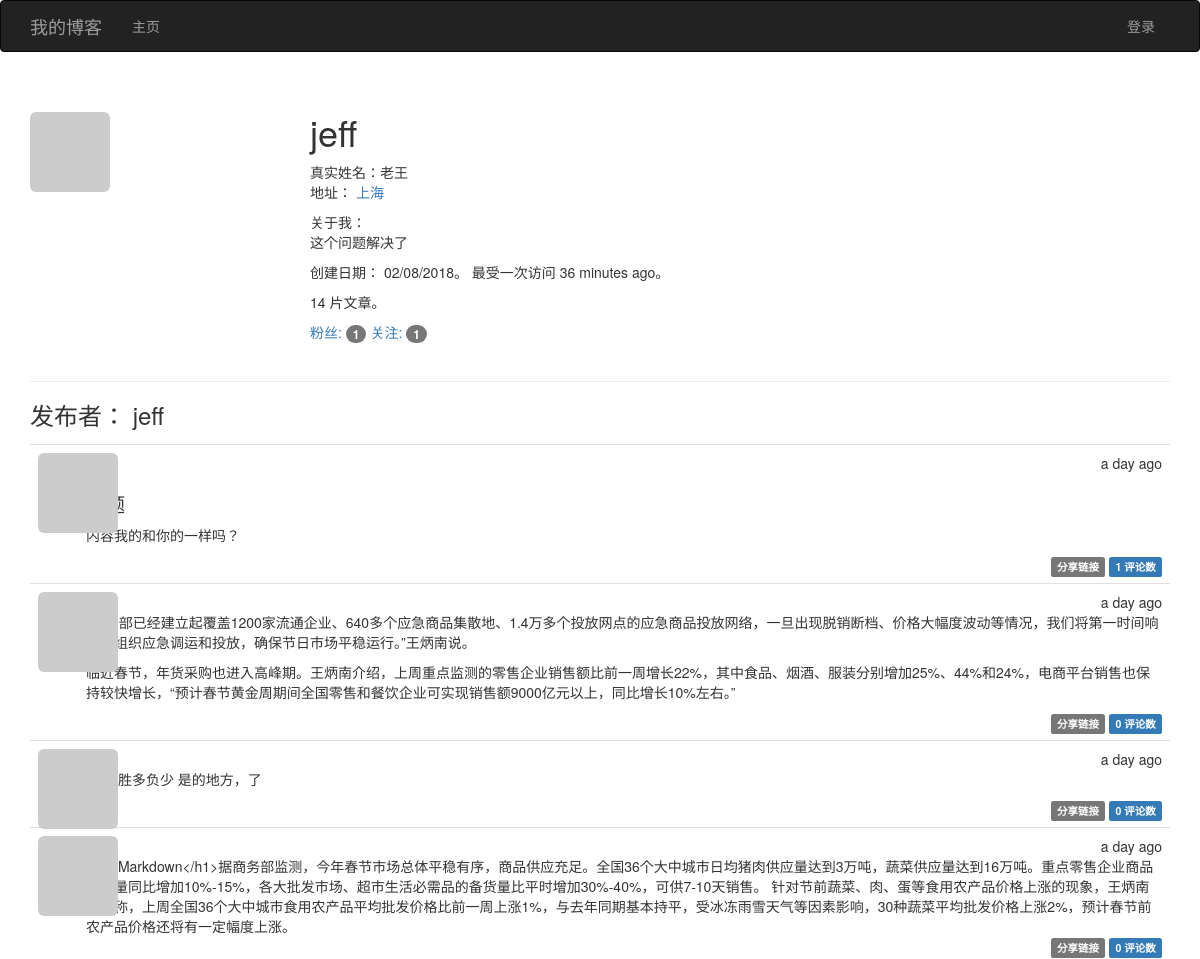
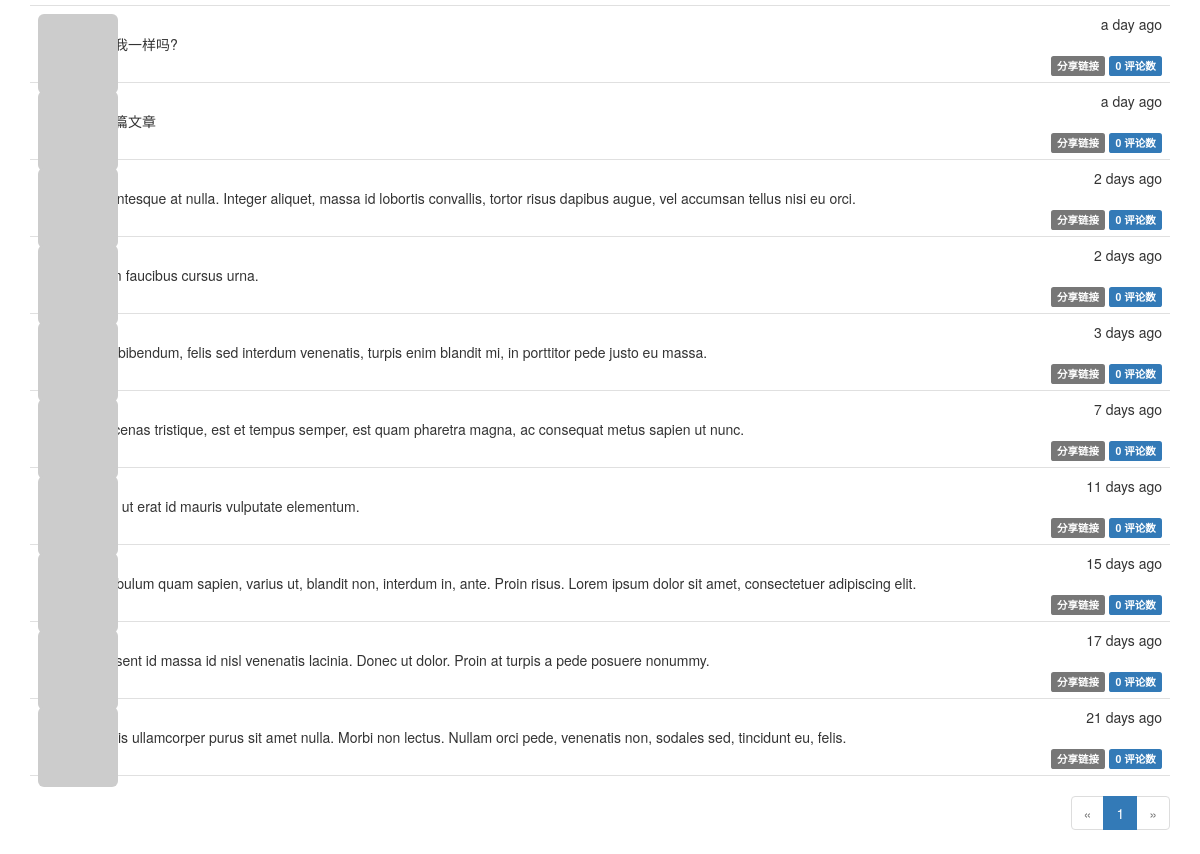
The page /user/jeff on the database its author committed (2 pictures, top to bottom).
### app/models.py (models this page shows, shortened)
class User(UserMixin, db.Model):
    __tablename__ = 'users'
    id = db.Column(db.Integer, primary_key=True)
    email = db.Column(db.String(64), unique=True, index=True)
    username = db.Column(db.String(64), unique=True, index=True)
    password_hash = db.Column(db.String(128))
    role_id = db.Column(db.Integer, db.ForeignKey('roles.id'))
    confirmed = db.Column(db.Boolean, default=False)
    avatar_hash = db.Column(db.String(32))
    name = db.Column(db.String(64))
    location = db.Column(db.String(64))
    about_me = db.Column(db.Text())
    member_since = db.Column(db.DateTime(), default=datetime.utcnow)
    last_seen = db.Column(db.DateTime(), default=datetime.utcnow)
    posts = db.relationship('Post', backref='author', lazy='dynamic')
    followers = db.relationship('Follow', foreign_keys=[Follow.followed_id],
                                backref=db.backref('followed', lazy='joined'), lazy='dynamic',
                                cascade='all, delete-orphan')
    followed = db.relationship('Follow', foreign_keys=[Follow.follower_id],
                               backref=db.backref('follower', lazy='joined'), lazy='dynamic',
                               cascade='all, delete-orphan')
    comments = db.relationship('Comment', backref='author', lazy='dynamic')
    @property
    def password(self):
        """password字段只能赋值，不能读取"""
        raise AttributeError('password is not readable attribute.')
    def gravatar_hash(self):
        return hashlib.md5(self.email.lower().encode('utf-8')).hexdigest()
    def gravatar(self, size=100, default='identicon', rating='g'):
        url = 'https://secure.gravatar.com/avatar'
        hash = self.avatar_hash or self.gravatar_hash()
        return '{url}/{hash}?s={size}&d={default}&r={rating}'.format(
            url=url, hash=hash, size=size, default=default, rating=rating)

class Post(db.Model):
    __tablename__ = 'posts'
    id = db.Column(db.Integer, primary_key=True)
    body = db.Column(db.Text)
    body_html = db.Column(db.Text)
    timestamp = db.Column(db.DateTime, index=True, default=datetime.utcnow)
    author_id = db.Column(db.Integer, db.ForeignKey('users.id'))
    comments = db.relationship('Comment', backref='post', lazy='dynamic')

### app/main/views.py (the view)
@main.route('/user/<username>')
def user(username):
    us = User.query.filter_by(username=username).first()
    if us is None:
        abort(404)
    page = request.args.get('page', 1, type=int)
    pagination = us.posts.order_by(Post.timestamp.desc()).paginate(page=page, per_page=current_app.config['FLASKY_POSTS_PER_PAGE'], error_out=False)
    posts = pagination.items
    return render_template('user.html', user=us, posts=posts, pagination=pagination)

### app/auth/views.py (called while the page is built)
@auth.before_app_request
def before_request():
    if current_user.is_authenticated:
        current_user.ping()  # 更新已登录用户的访问时间
        if not current_user.confirmed and request.blueprint != 'auth' and request.endpoint != 'static':
            return redirect(url_for('auth.unconfirmed'))

### app/main/__init__.py (called while the page is built)
@main.app_context_processor
def inject_permissions():
    return dict(Permission=Permission)

### app/models.py (called while the page is built)
    def can(self, permissons):
        return False

    def is_administrator(self):
        return False

### app/templates/user.html (shortened to what this page needs)
{% extends "base.html" %}
{% import "_macros.html" as macros %}
{% block page_content %}
<div class="page-header">
    <img class="img-rounded profile-thumbnail" src="{{ user.gravatar(size=256) }}">
    <div class="profile-header">
        <h1>{{ user.username }}</h1>
        {% if user.name or user.location %}
        <p>
            {% if user.name %}真实姓名：{{ user.name }}<br>{% endif %}
            {% if user.location %}
                地址： <a href="https://map.baidu.com/?q={{ user.location }}">{{ user.location }}</a><br>
            {% endif %}
        </p>
        {% endif %}
        {% if user.about_me %}关于我：<p>{{ user.about_me }}</p>{% endif %}
        <p>创建日期： {{ moment(user.member_since).format('L') }}。 最受一次访问 {{ moment(user.last_seen).fromNow() }}。</p>
        <p>{{ user.posts.count() }} 片文章。</p>
        <p>
            <a href="{{ url_for('.followers', username=user.username) }}">粉丝: <span class="badge">{{ user.followers.count() - 1 }}</span></a>
            <a href="{{ url_for('.followed_by', username=user.username) }}">关注: <span class="badge">{{ user.followed.count() - 1 }}</span></a>
        </p>
    </div>
</div>
<h3>发布者： {{ user.username }}</h3>
{% include '_posts.html' %}
{% if pagination %}
<div class="pagination">
    {{ macros.pagination_widget(pagination, '.user', username=user.username) }}
</div>
{% endif %}
{% endblock %}

### app/templates/_posts.html (shortened to what this page needs)
<ul class="posts">
    {% for post in posts %}
    <li class="post">
        <div class="post-thumbnail">
            <a href="{{ url_for('.user', username=post.author.username) }}">
                <img class="img-rounded profile-thumbnail" src="{{ post.author.gravatar(size=40) }}">
            </a>
        </div>
        <div class="post-content">
            <div class="post-date">{{ moment(post.timestamp).fromNow(refresh=True) }}</div>
            <div class="post-author"><a href="{{ url_for('.user', username=post.author.username) }}">{{ post.author.username }}</a></div>
            <div class="post-body">
                {% if post.body_html %}
                    {{ post.body_html | safe }}
                {% else %}
                    {{ post.body }}
                {% endif %}
            </div>
            <div class="post-footer">
                <a href="{{ url_for('.post', id=post.id) }}">
                    <span class="label label-default">分享链接</span>
                </a>
                <a href="{{ url_for('.post', id=post.id) }}#comments">
                    <span class="label label-primary">{{ post.comments.count() }} 评论数</span>
                </a>
            </div>
        </div>
    </li>
    {% endfor %}
</ul>

### app/static/styles.css (style rules this page uses)
.profile-thumbnail { position: absolute; }
.profile-header { min-height: 260px; margin-left: 280px; }
ul.posts { list-style-type: none; padding: 0px; margin: 16px 0px 0px 0px; border-top: 1px solid #e0e0e0; }
ul.posts li.post { padding: 8px; border-bottom: 1px solid #e0e0e0; }
div.post-date { float: right; }
div.post-author { font-weight: bold; }
div.post-thumbnail { position: absolute; }
div.post-content { margin-left: 48px; min-height: 48px; }
div.post-footer { text-align: right; }
div.pagination { width: 100%; text-align: right; padding: 0px; margin: 0px; }
.post-body h1 { font-size: 140%; }

### rows shown on the page
User: username "jeff", name "老王", location "上海", about_me "这个问题解决了", member_since "02/08/2018", last_seen "36 minutes ago"
Post: timestamp "a day ago", body_html "内容我的和你的一样吗？", comments.count "1"
Post: timestamp "a day ago", body_html "“商务部已经建立起覆盖1200家流通企业、640多个应急商品集散地、1.4万多个投放网点的应急商品投放网络，一旦出现脱销断档、价格大幅度波动等情况，我们将第一时间响应，组织应急调运和投放，确保节日市场平稳运行。”王炳南说。 临近春节，年货采购也进入高峰期。王炳南介绍，上周重点监测的零售企业销售额比前一周增长22%，其中食品、烟酒、服装分别增加25%、44%和24%，电商平台销售也保持较快增长，“预计春节黄金周期间全国零售和餐饮企业可实现销售额9000亿元以上，同比增长10%左右。”", comments.count "0"
Post: timestamp "a day ago", body_html "地方 胜多负少 是的地方，了", comments.count "0"
Post: timestamp "a day ago", body "<h1>Markdown</h1>据商务部监测，今年春节市场总体平稳有序，商品供应充足。全国36个大中城市日均猪肉供应量达到3万吨，蔬菜供应量达到16万吨。重点零售企业商品备货量同比增加10%-15%，各大批发市场、超市生活必需品的备货量比平时增加30%-40%，可供7-10天销售。 针对节前蔬菜、肉、蛋等食用农产品价格上涨的现象，王炳南回应称，上周全国36个大中城市食用农产品平均批发价格比前一周上涨1%，与去年同期基本持平，受冰冻雨雪天气等因素影响，30种蔬菜平均批发价格上涨2%，预计春节前农产品价格还将有一定幅度上涨。", comments.count "0"
Post: timestamp "a day ago", body "你和我一样吗?", comments.count "0"
Post: timestamp "a day ago", body "第一篇文章", comments.count "0"
Post: timestamp "2 days ago", body "Pellentesque at nulla. Integer aliquet, massa id lobortis convallis, tortor risus dapibus augue, vel accumsan tellus nisi eu orci.", comments.count "0"
Post: timestamp "2 days ago", body "Etiam faucibus cursus urna.", comments.count "0"
Post: timestamp "3 days ago", body "Duis bibendum, felis sed interdum venenatis, turpis enim blandit mi, in porttitor pede justo eu massa.", comments.count "0"
Post: timestamp "7 days ago", body "Maecenas tristique, est et tempus semper, est quam pharetra magna, ac consequat metus sapien ut nunc.", comments.count "0"
Post: timestamp "11 days ago", body "Nulla ut erat id mauris vulputate elementum.", comments.count "0"
Post: timestamp "15 days ago", body "Vestibulum quam sapien, varius ut, blandit non, interdum in, ante. Proin risus. Lorem ipsum dolor sit amet, consectetuer adipiscing elit.", comments.count "0"
Post: timestamp "17 days ago", body "Praesent id massa id nisl venenatis lacinia. Donec ut dolor. Proin at turpis a pede posuere nonummy.", comments.count "0"
Post: timestamp "21 days ago", body "Mauris ullamcorper purus sit amet nulla. Morbi non lectus. Nullam orci pede, venenatis non, sodales sed, tincidunt eu, felis.", comments.count "0"

### other values the page prints
{{ user.posts.count() }} "14"
{{ user.followers.count() - 1 }} "1"
{{ user.followed.count() - 1 }} "1"
{{ p }} "1"
